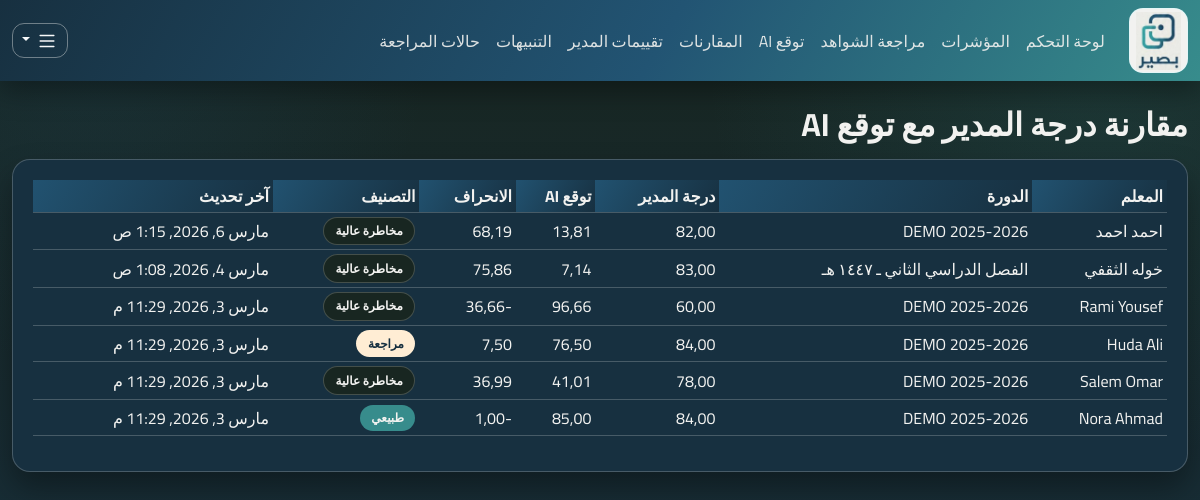
The app's page /comparisons/ (signed in) with its own data.
### apps/comparisons/models.py (models this page shows)
class ComparisonResult(models.Model):
    class DeviationLevel(models.TextChoices):
        NORMAL = "NORMAL", "Normal"
        REVIEW = "REVIEW", "Review"
        HIGH_RISK = "HIGH_RISK", "High Risk"
    teacher = models.ForeignKey("teachers.Teacher", on_delete=models.CASCADE, related_name="comparison_results")
    cycle = models.ForeignKey("cycles.EvaluationCycle", on_delete=models.CASCADE, related_name="comparison_results")
    manager_total = models.DecimalField(max_digits=5, decimal_places=2)
    objective_total = models.DecimalField(max_digits=5, decimal_places=2)
    deviation = models.DecimalField(max_digits=6, decimal_places=2)
    deviation_level = models.CharField(max_length=16, choices=DeviationLevel.choices)
    ml_expected_score = models.DecimalField(max_digits=5, decimal_places=2, null=True, blank=True)
    ml_deviation = models.DecimalField(max_digits=6, decimal_places=2, null=True, blank=True)
    created_at = models.DateTimeField(auto_now=True)
    class Meta:
        constraints = [models.UniqueConstraint(fields=["teacher", "cycle"], name="uq_cmp_teacher_cycle")]
        indexes = [models.Index(fields=["deviation_level", "created_at"])]

### apps/teachers/models.py (models this page shows)
class Teacher(models.Model):
    user = models.OneToOneField("accounts.User", on_delete=models.CASCADE, related_name="teacher_profile")
    school = models.ForeignKey("schools.School", on_delete=models.PROTECT, related_name="teachers")
    employee_id = models.CharField(max_length=50, unique=True)
    is_active = models.BooleanField(default=True)
    created_at = models.DateTimeField(auto_now_add=True)
    class Meta:
        indexes = [models.Index(fields=["school", "employee_id"])]
    def __str__(self) -> str:
        return self.user.get_full_name() or self.user.username

### apps/accounts/models.py (models this page shows)
class User(AbstractUser):
    class Role(models.TextChoices):
        TEACHER = "TEACHER", "Teacher"
        LEADER = "LEADER", "Leader"
        ADMIN = "ADMIN", "Admin"
    role = models.CharField(max_length=16, choices=Role.choices, default=Role.TEACHER)
    school = models.ForeignKey("schools.School", null=True, blank=True, on_delete=models.SET_NULL)
    class Meta:
        indexes = [models.Index(fields=["role", "school"])]

### apps/cycles/models.py (models this page shows, shortened)
class EvaluationCycle(models.Model):
    school = models.ForeignKey("schools.School", on_delete=models.CASCADE, related_name="cycles")
    name = models.CharField(max_length=100)
    start_date = models.DateField()
    end_date = models.DateField()
    is_active = models.BooleanField(default=True)
    created_at = models.DateTimeField(auto_now_add=True)
    class Meta:
        constraints = [
            models.UniqueConstraint(fields=["school", "name"], name="uq_cycle_school_name"),
            models.CheckConstraint(check=models.Q(end_date__gte=models.F("start_date")), name="ck_cycle_dates_order"),
        ]
        indexes = [models.Index(fields=["school", "is_active"])]

### apps/ui/views.py (the view)
# urls.py: path("comparisons/", views.comparisons_page, name="comparisons"),
@login_required
def comparisons_page(request: HttpRequest) -> HttpResponse:
    comparisons = (
        _by_role_queryset(request.user, ComparisonResult)
        .select_related("teacher", "teacher__user", "cycle")
        .order_by("-created_at")
    )
    teacher_id = request.GET.get("teacher_id", "").strip()
    cycle_id = request.GET.get("cycle_id", "").strip()
    if teacher_id:
        comparisons = comparisons.filter(teacher_id=teacher_id)
    if cycle_id:
        comparisons = comparisons.filter(cycle_id=cycle_id)
    return render(request, "ui/comparisons.html", {"comparisons": comparisons})

### apps/ui/views.py (called while the page is built)
def _by_role_queryset(user: User, model, teacher_lookup: str = "teacher"):
    qs = model.objects.all()
    if user.role == User.Role.ADMIN:
        return qs
    if user.role == User.Role.LEADER:
        return qs.filter(**{f"{teacher_lookup}__school": user.school})
    return qs.filter(**{f"{teacher_lookup}__user": user})

### apps/ui/templates/ui/comparisons.html (shortened to what this page needs)
{% extends "ui/base.html" %}
{% block content %}
<h2 class="mb-3">مقارنة درجة المدير مع توقع AI</h2>
<div class="card">
  <div class="card-body">
    <div class="table-responsive">
      <table class="table table-sm align-middle">
        <thead><tr><th>المعلم</th><th>الدورة</th><th>درجة المدير</th><th>توقع AI</th><th>الانحراف</th><th>التصنيف</th><th>آخر تحديث</th></tr></thead>
        <tbody>
        {% for c in comparisons %}
          <tr>
            <td>{{ c.teacher }}</td>
            <td>{{ c.cycle.name }}</td>
            <td>{{ c.manager_total }}</td>
            <td>{{ c.objective_total }}</td>
            <td>{{ c.deviation }}</td>
            <td>
              {% if c.deviation_level == 'HIGH_RISK' %}
                <span class="badge text-bg-danger">مخاطرة عالية</span>
              {% elif c.deviation_level == 'REVIEW' %}
                <span class="badge text-bg-warning">مراجعة</span>
              {% else %}
                <span class="badge text-bg-success">طبيعي</span>
              {% endif %}
            </td>
            <td>{{ c.created_at }}</td>
          </tr>
        {% empty %}
          <tr><td colspan="7" class="text-muted">لا توجد نتائج مقارنة.</td></tr>
        {% endfor %}
        </tbody>
      </table>
    </div>
  </div>
</div>
{% endblock %}

### apps/ui/templates/ui/base.html (style rules this page uses)
:root { --brand-primary: #225473; --brand-deep: #173040; --brand-accent: #378C8C; --accent-warm: #FFEDD4; --accent-cool: #D4FBFF; --bg-main: #182621; --text-main: #F2F2F0; --text-muted: #D6E1DF; --surface: #173040; --surface-soft: #225473; --line: rgba(242, 242, 240, 0.22); --shadow: 0 16px 30px rgba(0, 0, 0, 0.34); }
body { font-family: "Cairo", sans-serif; color: var(--text-main); background: radial-gradient(circle at 92% 8%, rgba(55, 140, 140, 0.16), transparent 30%), radial-gradient(circle at 8% 4%, rgba(34, 84, 115, 0.2), transparent 25%), linear-gradient(180deg, #182621 0%, #173040 100%); min-height: 100vh; }
h1, h2, h3, h4, h5, h6 { font-weight: 700; color: var(--text-main); }
.card { border: 1px solid var(--line); border-radius: 18px; box-shadow: var(--shadow); background: var(--surface); }
.card .card-body { padding: 1.2rem 1.25rem; }
.table { --bs-table-bg: transparent; --bs-table-border-color: var(--line); color: var(--text-main); }
.table thead th { background: linear-gradient(120deg, rgba(34, 84, 115, 0.95), rgba(23, 48, 64, 0.95)); color: var(--text-main); border-bottom-width: 1px; font-weight: 700; }
.table td, .table th, .form-label, .navbar-text, p, li { color: var(--text-main); }
.badge { border-radius: 999px; padding: 0.46rem 0.72rem; font-weight: 700; }
.text-bg-success { background-color: #378C8C !important; color: #F2F2F0 !important; }
.text-bg-warning { background-color: var(--accent-warm) !important; color: #173040 !important; }
.text-bg-danger { background-color: #182621 !important; color: #F2F2F0 !important; border: 1px solid rgba(242, 242, 240, 0.2); }

### records on screen
ComparisonResult: teacher "احمد احمد", cycle.name "DEMO 2025-2026", manager_total "82,00", objective_total "13,81", deviation "68,19", deviation_level "مخاطرة عالية", created_at "مارس 6, 2026, 1:15 ص"
ComparisonResult: teacher "خوله الثقفي", cycle.name "الفصل الدراسي الثاني ـ ١٤٤٧ هـ", manager_total "83,00", objective_total "7,14", deviation "75,86", deviation_level "مخاطرة عالية", created_at "مارس 4, 2026, 1:08 ص"
ComparisonResult: teacher "Rami Yousef", cycle.name "DEMO 2025-2026", manager_total "60,00", objective_total "96,66", deviation "-36,66", deviation_level "مخاطرة عالية", created_at "مارس 3, 2026, 11:29 م"
ComparisonResult: teacher "Huda Ali", cycle.name "DEMO 2025-2026", manager_total "84,00", objective_total "76,50", deviation "7,50", deviation_level "مراجعة", created_at "مارس 3, 2026, 11:29 م"
ComparisonResult: teacher "Salem Omar", cycle.name "DEMO 2025-2026", manager_total "78,00", objective_total "41,01", deviation "36,99", deviation_level "مخاطرة عالية", created_at "مارس 3, 2026, 11:29 م"
ComparisonResult: teacher "Nora Ahmad", cycle.name "DEMO 2025-2026", manager_total "84,00", objective_total "85,00", deviation "-1,00", deviation_level "طبيعي", created_at "مارس 3, 2026, 11:29 م"
